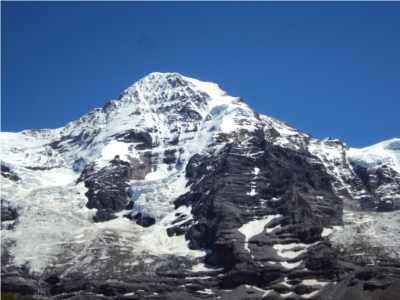
#> input picture panorama/3Hill.JPG, 400 x 300 px
$ jupyter execute Panorama.ipynb
#> lines starting #> are read from the running program, lines starting #| are printed output that depends on the picture; after the words box and inside, x2 and y2 are one past the last pixel; in counts of white or black regions, pixels touching at a corner belong together
# Panorama Creation

For my final project I wrote code to sticth together multiple images into a single panorama.

The steps I followed are roughly
1.  Detect keypoints (DoG, Harris, etc.) and extract local invariant descriptors (I use SIFT)
2.  Match the descriptors between the two images.
3.  Estimate a homography matrix using our matched feature vectors.
4.  Apply a warping transformation using the homography matrix obtained from Step #3.
5.  Blend images

[cell 1]
import math
import cv2 as cv
import numpy as np
import matplotlib.pyplot as plt
import matplotlib as mpl
import imutils
mpl.rc('image', cmap='gray')
import argparse
from skimage import exposure
from skimage.exposure import match_histograms

def imshow(img,cmap=None):
    plt.imshow(img,cmap=cmap,interpolation='none')
    plt.axis('off')
    plt.show()

Here I use FLANN (Fast Library for Approximate Nearest Neighbors) which contains a collection of algorithms optimized for fast nearest neighbor search in large datasets and for high dimensional features. I considered using a brute force matcher (BFMatcher) but chose FLANN since it works faster for large datasets. I hadn't used either before, but they popped up when I was researching different methods, and thought they worked well here.

[cell 2]
#initializing
sift = cv.SIFT_create()

FLANN_INDEX_KDTREE = 0
index_params = dict(algorithm=FLANN_INDEX_KDTREE, trees=5)
search_params = dict(checks=50)
flann = cv.FlannBasedMatcher(index_params, search_params)

[cell 3]
#Takes in two images and returns transformation matrix that transforms the corners of the first onto the second
#Uses sift and flann to find points the two images have in common
def match2(i1, i2):
    #convert images to greyscale
    i1_gray = cv.cvtColor(i1, cv.COLOR_BGR2GRAY)
    i2_gray = cv.cvtColor(i2, cv.COLOR_BGR2GRAY)

    # Use sift to compute the raw matches and descriptions
    pointsPrev, des1 = sift.detectAndCompute(i1_gray, None)
    pointsCurrent, des2 = sift.detectAndCompute(i2_gray, None)

    rawMatches = flann.knnMatch(des2, des1, k=2)
    goodMatches = []

    #apply Lowe’s ratio test:
    # https://stackoverflow.com/questions/51197091/how-does-the-lowes-ratio-test-work
    for i , (m, n) in enumerate(rawMatches):
        if m.distance < 0.7*n.distance:
            goodMatches.append((m.trainIdx, m.queryIdx))

    if len(goodMatches) > 4: #computing a homography requires at least 4 matches
        # construct the two sets of points
        matchedCurrent = np.float32([pointsCurrent[i].pt for (_, i) in goodMatches])
        matchedPrev = np.float32([pointsPrev[i].pt for (i, _) in goodMatches])

        # compute the homography between the two sets of points
        H, s = cv.findHomography(matchedCurrent, matchedPrev, cv.RANSAC, 4)
        return H, len(goodMatches) #3x3 transformation matrix to transform the corners of matchedPointsCurrent to matchedPointsPrev
    else:
        print("Not enough matches between images!")
        return None, 0

##### Relevant Math Definitions:
__Inverse__: A*A<sup>-1</sup> = Identity Matrix <br>
__dot product__: multiply rows of second matrix by columns of the first matrix


In the code below, I decided to use planar warping, where every image is an element of a plane surface. I use homographies to translate and rotate the images appropriatly to construct a panorama. I chose this since I didn't want to have to rely on knowing or estimating the focal length of the camera, and am interested in relatively small fields of view

Other common types of warping for larger panoramas are:

- __Cylindrical__: where images are represented imagining a cylindrical coordinate system, and images are plotted on the curved surface of that cylinder. Note cylindrical is usually used when y is constant
- __Spherical__: same as cylindrical, except instead of a cylinder the reference model is a sphere.

I originally wrote code for combining just two images together in order from left to right. I then expanded that code to allow for multiple images. Lastly I adjusted the function to stitch  images based off the number of matching features they shared (This part is in the for loop below). Originally my matching function only returned the homographs, but I later modified it to return the number of matches between images  to accommodate for this.

[cell 4]
#stitches multiple images together into panorama
#takes in list of images to stitch together (which can be in any order) and a boolean adjust (whether to adjust image histograms)
def shift2(img_list, adjust):

    mainImg = img_list.pop(0)  #arbitrarily choose first image as the starting image
    results = [] #array to hold panorama a each step

    while img_list: #loop through all images, removing them as they are stitched to the panorama
        best_rating, index, best_index = 0, 0, 0
        for image in img_list:

            new_H, rating = match2(mainImg, image) # Create transformation matrix from a to b

            #look for the images that has the most points in common with the mainImg
            if rating > best_rating:
                best_rating = rating
                i = image
                H = new_H
                best_index = index
            index +=1

        img_list.pop(best_index)

        #Adjust image so that its cumulative histogram matches that of mainImg. This normalizes the representation of images
        if adjust:
            i = match_histograms(i, mainImg, channel_axis=2)

        #need to normalize homography matrix so last row amounts to a unit vector
        invH = np.linalg.inv(H) #create inverse

        h1,w1 = i.shape[0], i.shape[1] #[:2]
        h2,w2 = mainImg.shape[0], mainImg.shape[1] #[:2]

        pts1 = np.float32([[0,0],[0,h1],[w1,h1],[w1,0]]).reshape(-1,1,2)
        pts2 = np.float32([[0,0],[0,h2],[w2,h2],[w2,0]]).reshape(-1,1,2)


        pts2_ = cv.perspectiveTransform(pts2, invH)
        pts = np.concatenate((pts1, pts2_), axis=0)

        [x_min, y_min] = np.int32(pts.min(axis=0).ravel())   #the starting points for x and y -- this is used as the offset
        [x_max, y_max] = np.int32(pts.max(axis=0).ravel())

        Ht = np.array([[1,0, -x_min ],[0,1, -y_min],[0,0,1]]) #translate

        result = cv.warpPerspective(mainImg, Ht.dot(invH), (x_max-x_min, y_max-y_min)) #the final warping of the mainImg so it fits with i's angles

        result[-y_min:h1-y_min,-x_min:w1-x_min] = i
        results.append(result)

        mainImg = result

    return result, results

[cell 5]
# Uses bitwise methods to cute away black at the edges of the image
#Note that if the exposure is to aggresive it do not work properly (it starts eating away at black in the image itself)
def trimEdges(results, final_img):
    for res in results[1:]:
        rows,cols,channels = res.shape

        res_gray = cv.cvtColor(res, cv.COLOR_BGR2GRAY)
        ret, mask = cv.threshold(res_gray, 0, 255, cv.THRESH_BINARY)
        mask_inv = cv.bitwise_not(mask)


        final_img_bg = cv.bitwise_and(final_img, final_img, mask=mask_inv)
        res_img_fg = cv.bitwise_and(res, res, mask=mask)

        dst = cv.add(final_img_bg, res_img_fg)
        final_img[0:rows,0:cols] = dst

        width, height, channels = final_img.shape
        center = (int(height/2), int(width/2))

        #final_img = blend(final_img, res, mask)
        #final_img = cv.seamlessClone(final_img, res, mask, center, cv.MIXED_CLONE)

            #target is main image

    final_img[np.where((final_img==[0,0,0]).all(axis=2))] = [255,255,255]

    return final_img #cv.cvtColor(final_img, cv.COLOR_BGR2RGB)

Note that the panorama looks different depending on which order the images are in, but that is to be expected.

[cell 6]
#testing out some example images. More examples are also included in the summary document
#filenames = ['1Hill.JPG', '2Hill.JPG', '3Hill.JPG']
filenames = ['wd1.jpg', 'wd2.jpg', 'wd3.jpg']
filenames2 = ['wd2.jpg', 'wd1.jpg', 'wd3.jpg']
hill_photos = ['3Hill.JPG', '1Hill.JPG', '2Hill.JPG']
hannahs = ['hannah1', 'hannah2', 'hannah3', 'hannah4']


#given a list of file names returns a array of the images associated with them and resizes the images
def getList(filenames):
#filenames = ['hannah4.jpg', 'hannah3.jpg', 'hannah2.jpg']
    images = [cv.cvtColor(cv.resize(cv.imread(each),(480, 320)), cv.COLOR_BGR2RGB) for each in filenames]
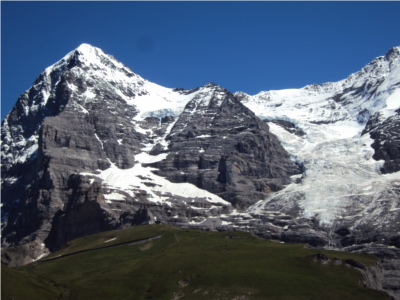
#> input picture panorama/1Hill.JPG, 400 x 300 px
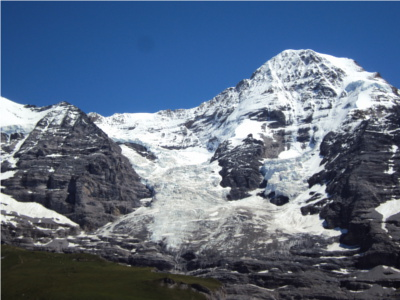
#> input picture panorama/2Hill.JPG, 400 x 300 px
#> images = 3 items
    #images = [(cv.imread(each)) for each in filenames]
    #image = cv2.cvtColor(image, cv2.COLOR_BGR2RGB)
    count = len(images)
#> count = 3
    centerIdx = count/2
#> centerIdx = 1.5
    center_im = images[int(centerIdx)]
    left_list = []
    right_list = []
    whole_list = []

    for i in range(count):
        whole_list.append(images[i])
#> after the loop, whole_list = 3 items
        #whole_list.append(cv.cvtColor(images[i], cv.COLOR_BGR2GRAY))

    for i in range(count):
        if(i<=centerIdx):
            left_list.append(images[i])
        else:
            right_list.append(images[i])
#> after the loop, left_list = 2 items; right_list = 1 item
    return left_list, whole_list, right_list


#lh, wh, rh = getList(hannahs)
#final_hannah, resultsh = shift2(wh, False)
#imshow(final_hannah)


l3, w3, r3 = getList(hill_photos)
#> l3 = 2 items; w3 = 3 items; r3 = 1 item
final_img2, results2 = shift2(w3, False)
#> the loop in shift2, `while img_list:` made 2 passes
#> (h1, w1, h2, w2) on pass 1: (320, 480, 320, 480)
#> (h1, w1, h2, w2) on pass 2: (320, 480, 362, 669)
#> after the loop in shift2, `while img_list:`:
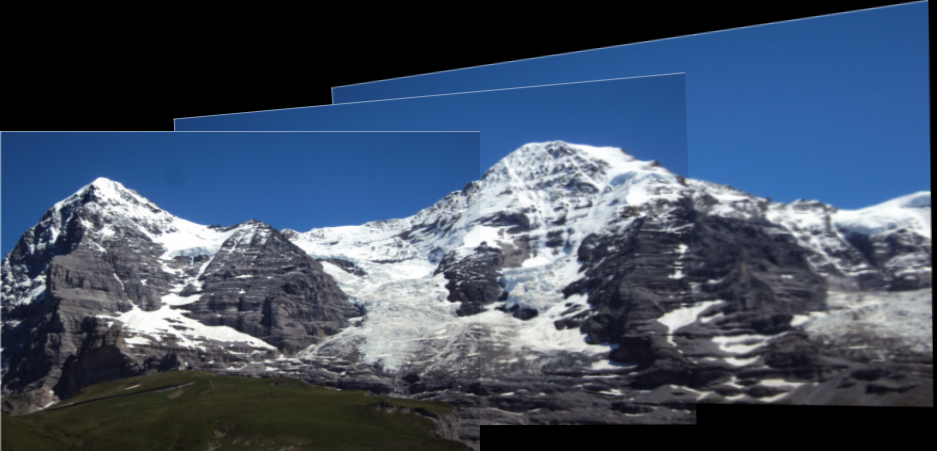
#> mainImg: shape (451, 937, 3); mean R, G, B 65.2, 79.1, 99.1
#> after the loop in shift2, `while img_list:`: H = [[1.12, -0.0667, -195.7], [0.109, 1.07, 38.5], [0.000291, -7.09e-05, 1]]; img_list = []; results = 2 items
#> results2 = 2 items
imshow(final_img2)


l, w, r = getList(filenames) #in order
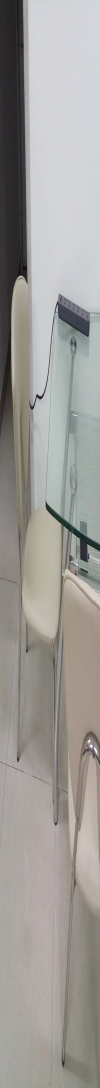
#> input picture panorama/wd1.jpg, 300 x 3264 px (shown at 1/3 size)
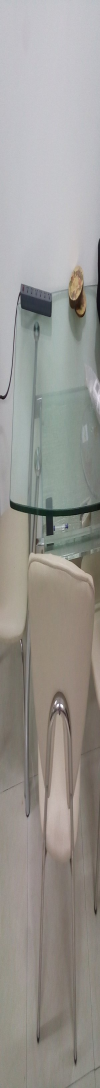
#> input picture panorama/wd2.jpg, 300 x 3264 px (shown at 1/3 size)
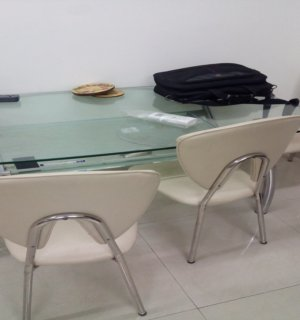
#> input picture panorama/wd3.jpg, 300 x 320 px
#> l = 2 items; w = 3 items; r = 1 item
l2, w2, r2 = getList(filenames2) #out of order
#> l2 = 2 items; w2 = 3 items; r2 = 1 item


'''test1 = cv.imread('wd1.jpg')
test2 = cv.imread('wd2.jpg')

print("testing")
new_H  = match(test1, test2)
imshow(blending(new_H, test1, test2)) '''


final_img, results = shift2(w, False)
#> the loop in shift2 (call 2), `while img_list:` made 2 passes
#> (h1, w1, h2) on pass 1: (320, 480, 320)
#> (h1, w1, h2, w2) on pass 2: (320, 480, 330, 666)
#> pass 1, in shift2 (call 2), `result = cv.warpPerspective(mainImg, Ht.dot(invH), (x_max-x_min, y_max..`:
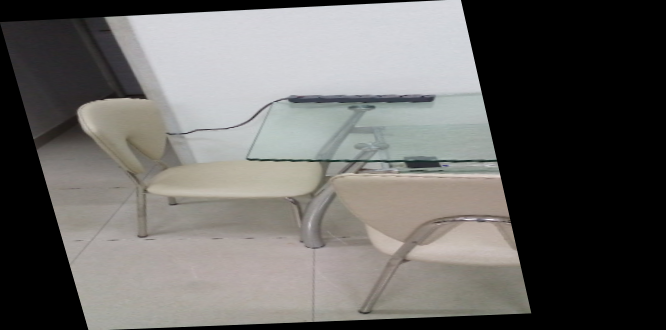
#> result: shape (330, 666, 3); mean R, G, B 103.2, 101.7, 99.3
#> after the loop in shift2 (call 2), `while img_list:`: H = [[0.807, -0.258, 435.5], [0.000384, 0.978, 3.68], [-0.000289, 0.00011, 1]]
#> results = 2 items
img_adjust, res2 = shift2(w2, False)
#> call 3 of shift2, with adjust = False
#> the loop in shift2 (call 3), `while img_list:` made 2 passes
#> (h1, w1, h2, w2) on pass 1: (320, 480, 320, 480)
#> (h1, w1, h2, w2) on pass 2: (320, 480, 350, 687)
#> after the loop in shift2 (call 3), `while img_list:`:
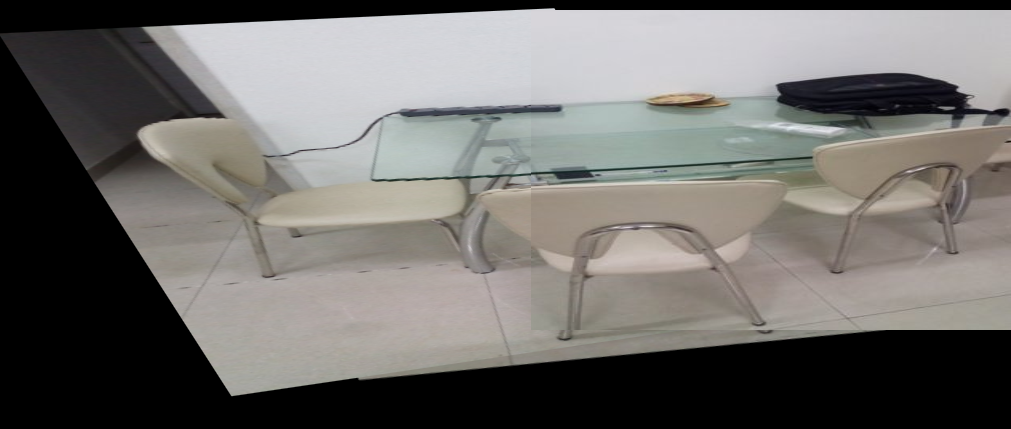
#> mainImg: shape (429, 1011, 3); mean R, G, B 111.7, 109.7, 106.9
#> after the loop in shift2 (call 3), `while img_list:`: H = [[0.833, -0.535, 455.9], [0.0437, 0.961, 0.685], [-0.000291, 8.69e-05, 1]]
#> res2 = 2 items

imshow(img_adjust)

print("Example of image with edges trimmed")
imshow(trimEdges(results, final_img))
#> the loop in trimEdges, `for res in results[1:]:` made 1 pass
#> (rows, cols, width, height, center) on pass 1: (391, 1021, 391, 1021, (510, 195))
#> pass 1, in trimEdges, `ret, mask = cv.threshold(res_gray, 0, 255, cv.THRESH_BINARY)`:
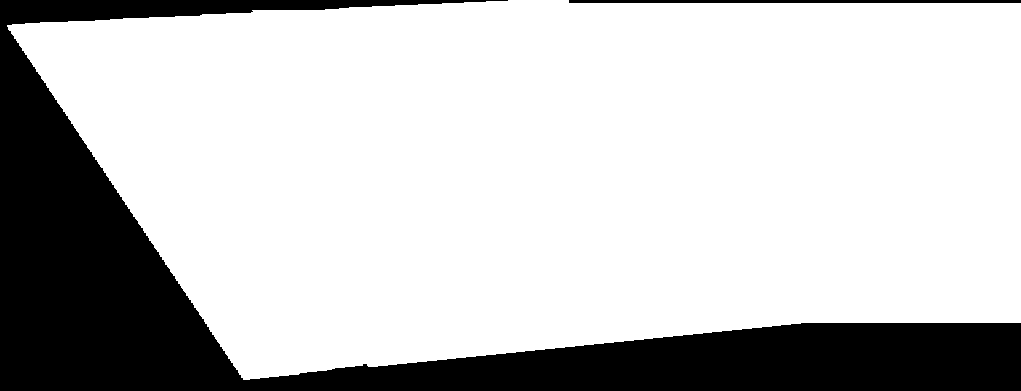
#> mask: shape (391, 1021); 77.1% white; 2 black regions, box (x1, y1, x2, y2) and area: (0, 0, 1021, 391) 90106, (569, 0, 1021, 3) 1356
#> in trimEdges, `final_img[np.where((final_img==[0,0,0]).all(axis=2))] = [255,255,255]`:
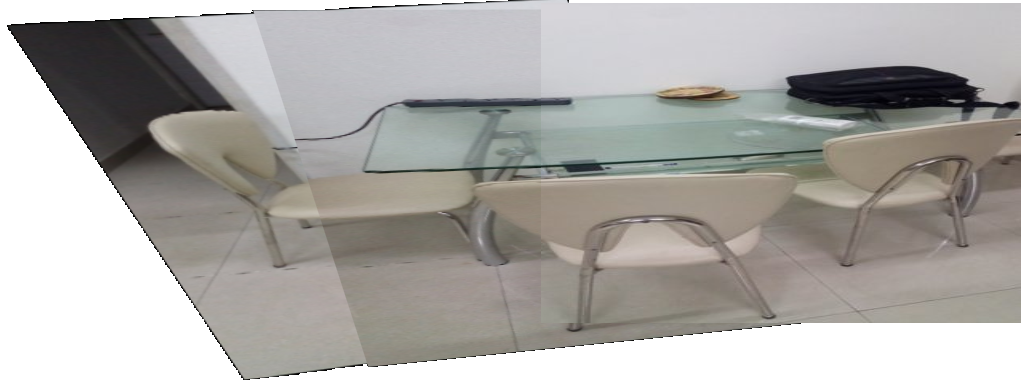
#> final_img: shape (391, 1021, 3); mean R, G, B 174.2, 172, 169

#imshow(cv.cvtColor(final_img, cv.COLOR_BGR2RGB))


#final_img[np.where((final_img==[0,0,0]).all(axis=2))] = [255,255,255]
